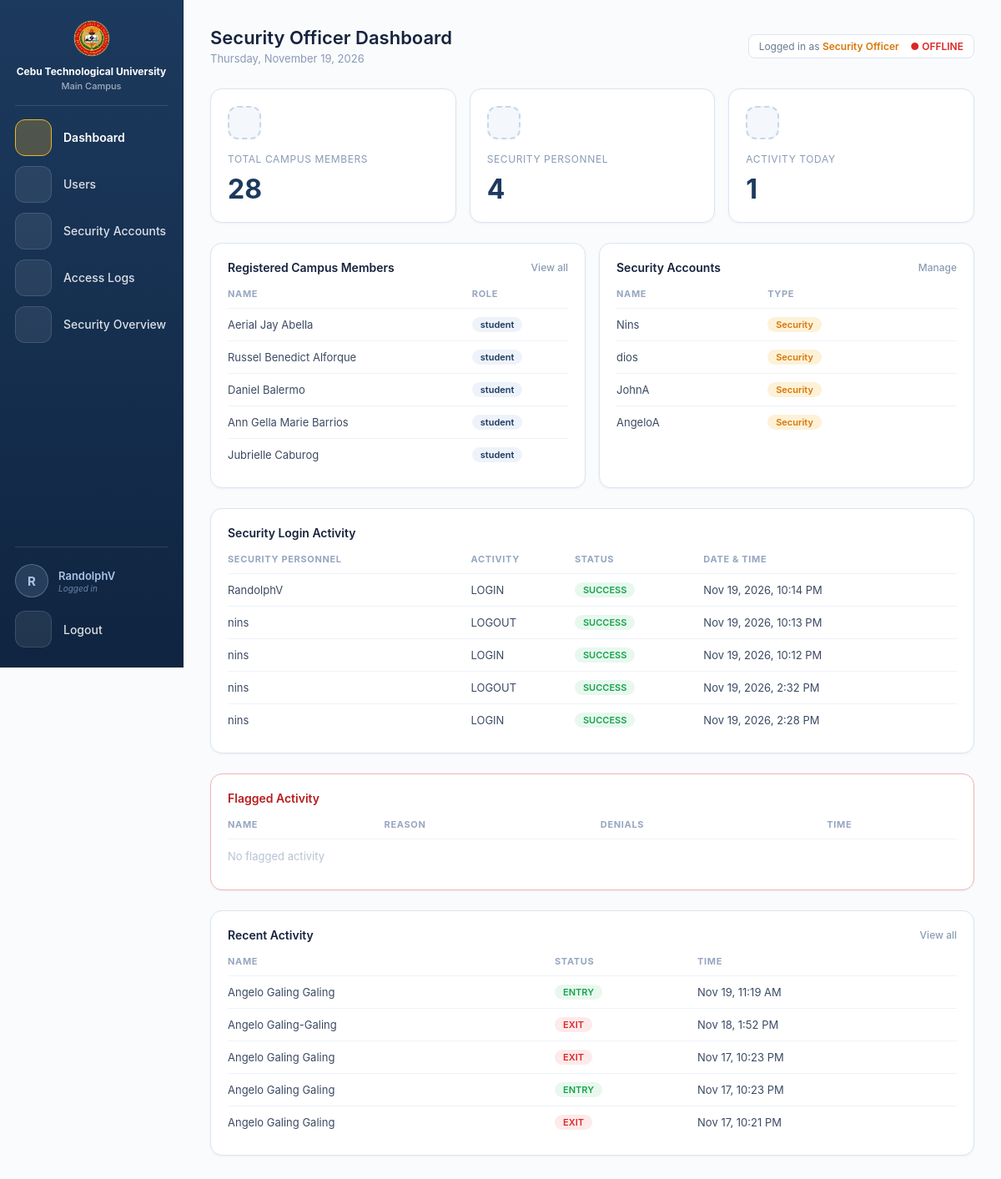
The app's page /final/officer_dashboard.php (signed in) with its own data.
### tables this page shows
CREATE TABLE `people` (
  `id` int(10) UNSIGNED NOT NULL,
  `id_number` varchar(8) NOT NULL,
  `first_name` varchar(100) NOT NULL DEFAULT '',
  `last_name` varchar(100) NOT NULL DEFAULT '',
  `birthdate` date DEFAULT NULL,
  `role` enum('student','faculty','staff','alumni') NOT NULL,
  `status` enum('IN','OUT') NOT NULL DEFAULT 'OUT',
  `course` varchar(100) DEFAULT NULL,
  `department` varchar(100) DEFAULT NULL,
  `position` varchar(100) DEFAULT NULL,
  `created_at` datetime DEFAULT current_timestamp()
);

CREATE TABLE `staff` (
  `id` int(10) UNSIGNED NOT NULL,
  `username` varchar(50) NOT NULL,
  `password_hash` varchar(255) NOT NULL,
  `first_name` varchar(50) NOT NULL DEFAULT '',
  `last_name` varchar(50) NOT NULL DEFAULT '',
  `role` enum('admin','officer','personnel') NOT NULL,
  `contact_number` varchar(20) DEFAULT NULL,
  `status` enum('ACTIVE','INACTIVE') NOT NULL DEFAULT 'ACTIVE',
  `must_change_password` tinyint(1) NOT NULL DEFAULT 0,
  `created_at` datetime DEFAULT current_timestamp(),
  `gate` varchar(5) NOT NULL DEFAULT 'NONE'
);

CREATE TABLE `access_logs` (
  `id` bigint(20) UNSIGNED NOT NULL,
  `logged_at` datetime NOT NULL DEFAULT current_timestamp(),
  `person_type` varchar(20) DEFAULT NULL,
  `person_id` int(10) UNSIGNED DEFAULT NULL,
  `visitor_id` int(10) UNSIGNED DEFAULT NULL,
  `id_number` varchar(100) DEFAULT NULL,
  `name_snapshot` varchar(200) DEFAULT NULL,
  `role_snapshot` varchar(30) DEFAULT NULL,
  `event` enum('ENTRY','EXIT','DENIED') NOT NULL,
  `reason` enum('UNKNOWN_ID','QR_EXPIRED','FACE_MISMATCH','NOT_REGISTERED','OTHER','QR_USED') DEFAULT NULL,
  `flagged` tinyint(1) NOT NULL DEFAULT 0,
  `staff_id` int(10) UNSIGNED DEFAULT NULL,
  `guard_snapshot` varchar(50) DEFAULT NULL
);

### final/officer_dashboard.php (the view, shortened to what this page needs)
<?php
include_once 'auth.php';
require_once __DIR__ . '/dashboard_flags.php';
$loggedName = '';
if (!empty($_SESSION['admin_username']))        { $loggedName = $_SESSION['admin_username']; }
elseif (!empty($_SESSION['officer_username']))  { $loggedName = $_SESSION['officer_username']; }
$totalUsers = (int)$conn->query("
    SELECT COUNT(*) AS c FROM people
")->fetch_assoc()['c'];
$totalSecurity = (int)$conn->query("
    SELECT COUNT(*) AS c FROM staff WHERE role = 'personnel'
")->fetch_assoc()['c'];
$todayLogs = (int)$conn->query("
    SELECT COUNT(*) AS c FROM access_logs WHERE DATE(logged_at) = CURDATE()
")->fetch_assoc()['c'];
$users = $conn->query("
    SELECT first_name, last_name, role FROM people LIMIT 5
");
$security = $conn->query("
    SELECT username FROM staff WHERE role = 'personnel' LIMIT 5
");
$loginLogs = $conn->query("
    SELECT username_snapshot AS username, action, status, logged_at AS timestamp
    FROM auth_logs ORDER BY logged_at DESC LIMIT 5
");
function icon($name) {
    $paths = [
        'home'   => '<path d="M3 11l9-8 9 8"/><path d="M5 10v10h14V10"/>',
        'user'   => '<circle cx="12" cy="8" r="4"/><path d="M4 21c0-4.4 3.6-7 8-7s8 2.6 8 7"/>',
        'lock'   => '<rect x="5" y="11" width="14" height="10" rx="2"/><path d="M8 11V8a4 4 0 018 0v3"/>',
        'list'   => '<path d="M8 6h12M8 12h12M8 18h12M4 6h.01M4 12h.01M4 18h.01"/>',
        'chart'  => '<path d="M4 20V10M10 20V4M16 20v-7M22 20H2"/>',
        'logout' => '<path d="M9 21H5V3h4"/><path d="M16 17l5-5-5-5M21 12H9"/>',
    ];
    return '<svg viewBox="0 0 24 24" aria-hidden="true">' . $paths[$name] . '</svg>';
}
?>
<!DOCTYPE html>
<html lang="en">
<head>
</head>
<body>
<nav class="sidebar" aria-label="Main">
  <div class="logo">
    <img src="lego.png" alt="Lego">
    <div class="logo-text">
      <span class="logo-univ">Cebu Technological University</span>
      <span class="logo-campus">Main Campus</span>
    </div>
  </div>
  <div class="sidebar-divider"></div>
    <a class="nav-item active" aria-current="page" href="officer_dashboard.php" data-tip="Dashboard" aria-label="Dashboard"><span class="nav-icon"><?= icon('home') ?></span><span class="nav-label">Dashboard</span></a>
  <a class="nav-item" href="officer_users.php" data-tip="Users" aria-label="Users"><span class="nav-icon"><?= icon('user') ?></span><span class="nav-label">Users</span></a>
  <a class="nav-item" href="officer_security.php" data-tip="Security Accounts" aria-label="Security Accounts"><span class="nav-icon"><?= icon('lock') ?></span><span class="nav-label">Security Accounts</span></a>
  <a class="nav-item" href="officer_logs.php" data-tip="Access Logs" aria-label="Access Logs"><span class="nav-icon"><?= icon('list') ?></span><span class="nav-label">Access Logs</span></a>
  <a class="nav-item" href="security_summary.php?from=officer" data-tip="Security Overview" aria-label="Security Overview"><span class="nav-icon"><?= icon('chart') ?></span><span class="nav-label">Security Overview</span></a>
  <div class="sidebar-divider user-divider"></div>
  <a class="sidebar-user" href="officer_profile.php" title="My profile" style="text-decoration:none;">
    <span class="su-avatar"><?= htmlspecialchars(strtoupper(substr($loggedName, 0, 1))) ?></span>
    <span class="su-text">
      <span class="su-name"><?= htmlspecialchars($loggedName) ?></span>
      <span class="su-label">Logged in</span>
    </span>
  </a>
  <a class="nav-item logout-item" href="officer_logout.php" data-tip="Logout" aria-label="Logout"><span class="nav-icon"><?= icon('logout') ?></span><span class="nav-label">Logout</span></a>
</nav>
<main class="main">
  <div class="header">
    <div class="header-left">
      <h1>Security Officer Dashboard</h1>
      <p><?= date('l, F j, Y') ?></p>
    </div>
    <div class="header-right">
      <div class="admin-badge">
        Logged in as <span class="role">Security Officer</span>
        <span id="liveStatus" class="live-status">● LIVE</span>
      </div>
    </div>
  </div>
  <div class="cards">
    <div class="card">
      <div class="icon"><?= icon('user') ?></div>
      <small>Total Campus Members</small>
      <h2 id="totalUsers"><?= $totalUsers ?></h2>
    </div>
    <div class="card">
      <div class="icon"><?= icon('lock') ?></div>
      <small>Security Personnel</small>
      <h2 id="totalSecurity"><?= $totalSecurity ?></h2>
    </div>
    <div class="card">
      <div class="icon"><?= icon('list') ?></div>
      <small>Activity Today</small>
      <h2 id="todayLogs"><?= $todayLogs ?></h2>
    </div>
  </div>
  <div class="sections">
    <div class="section">
      <h3>Registered Campus Members <a href="officer_users.php">View all</a></h3>
      <div class="table-wrap">
        <table>
          <thead><tr><th>Name</th><th>Role</th></tr></thead>
          <tbody>
          <?php if ($users && $users->num_rows > 0): ?>
            <?php while ($row = $users->fetch_assoc()): ?>
              <tr>
                <td><?= htmlspecialchars($row['first_name'] . " " . $row['last_name']) ?></td>
                <td><span class="badge badge-security"><?= htmlspecialchars($row['role']) ?></span></td>
              </tr>
            <?php endwhile; ?>
          <?php else: ?>
            <tr><td colspan="2" class="empty">No users registered</td></tr>
          <?php endif; ?>
          </tbody>
        </table>
      </div>
    </div>
    <div class="section">
      <h3>Security Accounts <a href="officer_security.php">Manage</a></h3>
      <div class="table-wrap">
        <table>
          <thead><tr><th>Name</th><th>Type</th></tr></thead>
          <tbody>
          <?php if ($security && $security->num_rows > 0): ?>
            <?php while ($row = $security->fetch_assoc()): ?>
              <tr>
                <td><?= htmlspecialchars($row['username']) ?></td>
                <td><span class="badge badge-admin">Security</span></td>
              </tr>
            <?php endwhile; ?>
          <?php else: ?>
            <tr><td colspan="2" class="empty">No security accounts</td></tr>
          <?php endif; ?>
          </tbody>
        </table>
      </div>
    </div>
  </div>
  <div class="section-full">
    <h3>Security Login Activity </h3>
    <div class="table-wrap">
      <table>
        <thead><tr><th>Security Personnel</th><th>Activity</th><th>Status</th><th>Date & Time</th></tr></thead>
        <tbody id="authenticationLogsBody">
        <?php if ($loginLogs && $loginLogs->num_rows > 0): ?>
          <?php while ($row = $loginLogs->fetch_assoc()): ?>
            <?php $status = strtoupper($row['status']); $badgeClass = $status === 'SUCCESS' ? 'badge-success' : 'badge-failed'; ?>
            <tr>
              <td><?= htmlspecialchars($row['username']) ?></td>
              <td><?= htmlspecialchars($row['action']) ?></td>
              <td><span class="badge <?= $badgeClass ?>"><?= htmlspecialchars($status) ?></span></td>
              <td><?= htmlspecialchars(date('M j, Y, g:i A', strtotime($row['timestamp']))) ?></td>
            </tr>
          <?php endwhile; ?>
        <?php else: ?>
          <tr><td colspan="4" class="empty">No security login activity yet</td></tr>
        <?php endif; ?>
        </tbody>
      </table>
    </div>
  </div>
  <div class="section-full flagged-section">
    <h3>Flagged Activity</h3>
    <div class="table-wrap">
      <table>
        <thead><tr><th>Name</th><th>Reason</th><th>Denials</th><th>Time</th></tr></thead>
        <tbody id="flaggedBody"><?= dash_flagged_rows($conn, 5) ?></tbody>
      </table>
    </div>
  </div>
  <div class="section-full">
    <h3>Recent Activity <a href="officer_logs.php">View all</a></h3>
    <div class="table-wrap">
      <table>
        <thead><tr><th>Name</th><th>Status</th><th>Time</th></tr></thead>
        <tbody id="recentLogsBody"><?= dash_logs_rows($conn, 5) ?></tbody>
      </table>
    </div>
  </div>
</main>
</body>
</html>

### final/dashboard_flags.php (shortened to what this page needs)
<?php
function dash_h($v) { return htmlspecialchars((string)$v, ENT_QUOTES, 'UTF-8'); }
function dash_logs_rows($conn, $limit = 5) {
  $limit = max(1, min(20, (int)$limit));
  $html = '';
  $r = $conn->query("
    SELECT COALESCE(name_snapshot, id_number) AS name, event, reason, flagged, logged_at
    FROM access_logs
    ORDER BY logged_at DESC, id DESC
    LIMIT $limit
  ");
  while ($r && $row = $r->fetch_assoc()) {
    $ev  = strtoupper((string)$row['event']);
    $cls = $ev === 'ENTRY' ? 'badge-in' : ($ev === 'DENIED' ? 'badge-denied' : 'badge-out');
    $extra = ($ev === 'DENIED' && !empty($row['reason']))
      ? '<span class="log-reason">' . dash_h(dash_reason_label($row['reason'])) . '</span>' : '';
    $flag = !empty($row['flagged']) ? ' <span class="flag-mark">⚑ FLAGGED</span>' : '';
    $html .= '<tr><td>' . dash_h($row['name']) . '</td>'
          .  '<td><span class="badge ' . $cls . '">' . dash_h($ev) . '</span>' . $flag . $extra . '</td>'
          .  '<td>' . dash_h(date('M j, g:i A', strtotime($row['logged_at']))) . '</td></tr>';
  }
  return $html !== '' ? $html : '<tr><td colspan="3" class="empty">No activity yet</td></tr>';
}
function dash_flagged_rows($conn, $limit = 5) {
  $limit = max(1, min(20, (int)$limit));
  $html = '';
  $f = $conn->query("
    SELECT id_number, name_snapshot AS name, reason, denial_count, created_at
    FROM flagged_events
    ORDER BY created_at DESC, id DESC
    LIMIT $limit
  ");
  return $html !== '' ? $html : '<tr><td colspan="4" class="empty">No flagged activity</td></tr>';
}

### records on screen
people: first_name+last_name "Aerial Jay Abella", role "student"
people: first_name+last_name "Russel Benedict Alforque", role "student"
people: first_name+last_name "Daniel Balermo", role "student"
people: first_name+last_name "Ann Gella Marie Barrios", role "student"
people: first_name+last_name "Jubrielle Caburog", role "student"
staff: username "Nins"
staff: username "dios"
staff: username "JohnA"
staff: username "AngeloA"
access_logs: name "Angelo Galing Galing", event "ENTRY", logged_at "Nov 19, 11:19 AM"
access_logs: name "Angelo Galing-Galing", event "EXIT", logged_at "Nov 18, 1:52 PM"
access_logs: name "Angelo Galing Galing", event "EXIT", logged_at "Nov 17, 10:23 PM"
access_logs: name "Angelo Galing Galing", event "ENTRY", logged_at "Nov 17, 10:23 PM"
access_logs: name "Angelo Galing Galing", event "EXIT", logged_at "Nov 17, 10:21 PM"

### other values on screen
substr($loggedName, 0, 1) "R"
$loggedName "RandolphV"
$totalUsers "28"
$totalSecurity "4"
$todayLogs "1"
$row['username'] "RandolphV"
$row['action'] "LOGIN"
$status "SUCCESS"
date('M j, Y, g:i A', strtotime($row['timestamp'])) "Nov 19, 2026, 10:14 PM"
$row['username'] "nins"
$row['action'] "LOGOUT"
date('M j, Y, g:i A', strtotime($row['timestamp'])) "Nov 19, 2026, 10:13 PM"
date('M j, Y, g:i A', strtotime($row['timestamp'])) "Nov 19, 2026, 10:12 PM"
date('M j, Y, g:i A', strtotime($row['timestamp'])) "Nov 19, 2026, 2:32 PM"
date('M j, Y, g:i A', strtotime($row['timestamp'])) "Nov 19, 2026, 2:28 PM"
